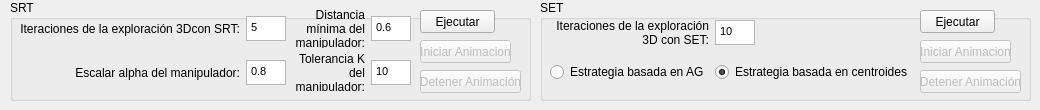
    <widget class="QWidget" name="tab_2">
     <attribute name="title">
      <string>Opciones de Exploracion 3D</string>
     </attribute>
     <widget class="QGroupBox" name="groupBox">
      <property name="geometry">
       <rect>
        <x>10</x>
        <y>0</y>
        <width>521</width>
        <height>101</height>
       </rect>
      </property>
      <property name="title">
       <string>SRT</string>
      </property>
      <widget class="QWidget" name="gridLayoutWidget_3">
       <property name="geometry">
        <rect>
         <x>10</x>
         <y>10</y>
         <width>391</width>
         <height>81</height>
        </rect>
       </property>
       <layout class="QGridLayout" name="gridLayout_3">
        <item row="0" column="2">
         <widget class="QLabel" name="label_20">
          <property name="text">
           <string>Distancia mínima del manipulador:</string>
          </property>
          <property name="alignment">
           <set>Qt::AlignRight|Qt::AlignTrailing|Qt::AlignVCenter</set>
          </property>
          <property name="wordWrap">
           <bool>true</bool>
          </property>
         </widget>
        </item>
        <item row="1" column="2">
         <widget class="QLabel" name="label_22">
          <property name="text">
           <string>Tolerancia K del manipulador:</string>
          </property>
          <property name="alignment">
           <set>Qt::AlignRight|Qt::AlignTrailing|Qt::AlignVCenter</set>
          </property>
          <property name="wordWrap">
           <bool>true</bool>
          </property>
         </widget>
        </item>
        <item row="1" column="3">
         <widget class="QTextEdit" name="txtIMax3D">
          <property name="maximumSize">
           <size>
            <width>40</width>
            <height>25</height>
           </size>
          </property>
          <property name="html">
           <string>&lt;!DOCTYPE HTML PUBLIC &quot;-//W3C//DTD HTML 4.0//EN&quot; &quot;http://www.w3.org/TR/REC-html40/strict.dtd&quot;&gt;
&lt;html&gt;&lt;head&gt;&lt;meta name=&quot;qrichtext&quot; content=&quot;1&quot; /&gt;&lt;style type=&quot;text/css&quot;&gt;
p, li { white-space: pre-wrap; }
&lt;/style&gt;&lt;/head&gt;&lt;body style=&quot; font-family:'MS Shell Dlg 2'; font-size:8.25pt; font-weight:400; font-style:normal;&quot;&gt;
&lt;p style=&quot; margin-top:0px; margin-bottom:0px; margin-left:0px; margin-right:0px; -qt-block-indent:0; text-indent:0px;&quot;&gt;&lt;span style=&quot; font-size:8pt;&quot;&gt;10&lt;/span&gt;&lt;/p&gt;&lt;/body&gt;&lt;/html&gt;</string>
          </property>
         </widget>
        </item>
        <item row="1" column="1">
         <widget class="QTextEdit" name="txtAlpha3D">
          <property name="minimumSize">
           <size>
            <width>40</width>
            <height>25</height>
           </size>
          </property>
          <property name="maximumSize">
           <size>
            <width>40</width>
            <height>25</height>
           </size>
          </property>
          <property name="html">
           <string>&lt;!DOCTYPE HTML PUBLIC &quot;-//W3C//DTD HTML 4.0//EN&quot; &quot;http://www.w3.org/TR/REC-html40/strict.dtd&quot;&gt;
&lt;html&gt;&lt;head&gt;&lt;meta name=&quot;qrichtext&quot; content=&quot;1&quot; /&gt;&lt;style type=&quot;text/css&quot;&gt;
p, li { white-space: pre-wrap; }
&lt;/style&gt;&lt;/head&gt;&lt;body style=&quot; font-family:'MS Shell Dlg 2'; font-size:8.25pt; font-weight:400; font-style:normal;&quot;&gt;
&lt;p style=&quot; margin-top:0px; margin-bottom:0px; margin-left:0px; margin-right:0px; -qt-block-indent:0; text-indent:0px;&quot;&gt;&lt;span style=&quot; font-size:8pt;&quot;&gt;0.8&lt;/span&gt;&lt;/p&gt;&lt;/body&gt;&lt;/html&gt;</string>
          </property>
         </widget>
        </item>
        <item row="0" column="1">
         <widget class="QTextEdit" name="txtKMax3D">
          <property name="minimumSize">
           <size>
            <width>40</width>
            <height>25</height>
           </size>
          </property>
          <property name="maximumSize">
           <size>
            <width>40</width>
            <height>25</height>
           </size>
          </property>
          <property name="html">
           <string>&lt;!DOCTYPE HTML PUBLIC &quot;-//W3C//DTD HTML 4.0//EN&quot; &quot;http://www.w3.org/TR/REC-html40/strict.dtd&quot;&gt;
&lt;html&gt;&lt;head&gt;&lt;meta name=&quot;qrichtext&quot; content=&quot;1&quot; /&gt;&lt;style type=&quot;text/css&quot;&gt;
p, li { white-space: pre-wrap; }
&lt;/style&gt;&lt;/head&gt;&lt;body style=&quot; font-family:'MS Shell Dlg 2'; font-size:8.25pt; font-weight:400; font-style:normal;&quot;&gt;
&lt;p style=&quot; margin-top:0px; margin-bottom:0px; margin-left:0px; margin-right:0px; -qt-block-indent:0; text-indent:0px;&quot;&gt;&lt;span style=&quot; font-size:8pt;&quot;&gt;5&lt;/span&gt;&lt;/p&gt;&lt;/body&gt;&lt;/html&gt;</string>
          </property>
         </widget>
        </item>
        <item row="0" column="3">
         <widget class="QTextEdit" name="txtDMin3D">
          <property name="minimumSize">
           <size>
            <width>40</width>
            <height>25</height>
           </size>
          </property>
          <property name="maximumSize">
           <size>
            <width>40</width>
            <height>25</height>
           </size>
          </property>
          <property name="html">
           <string>&lt;!DOCTYPE HTML PUBLIC &quot;-//W3C//DTD HTML 4.0//EN&quot; &quot;http://www.w3.org/TR/REC-html40/strict.dtd&quot;&gt;
&lt;html&gt;&lt;head&gt;&lt;meta name=&quot;qrichtext&quot; content=&quot;1&quot; /&gt;&lt;style type=&quot;text/css&quot;&gt;
p, li { white-space: pre-wrap; }
&lt;/style&gt;&lt;/head&gt;&lt;body style=&quot; font-family:'MS Shell Dlg 2'; font-size:8.25pt; font-weight:400; font-style:normal;&quot;&gt;
&lt;p style=&quot; margin-top:0px; margin-bottom:0px; margin-left:0px; margin-right:0px; -qt-block-indent:0; text-indent:0px;&quot;&gt;&lt;span style=&quot; font-size:8pt;&quot;&gt;0.6&lt;/span&gt;&lt;/p&gt;&lt;/body&gt;&lt;/html&gt;</string>
          </property>
         </widget>
        </item>
        <item row="1" column="0">
         <widget class="QLabel" name="label_19">
          <property name="text">
           <string>Escalar alpha del manipulador:</string>
          </property>
          <property name="alignment">
           <set>Qt::AlignRight|Qt::AlignTrailing|Qt::AlignVCenter</set>
          </property>
          <property name="wordWrap">
           <bool>true</bool>
          </property>
         </widget>
        </item>
        <item row="0" column="0">
         <widget class="QLabel" name="label_21">
          <property name="text">
           <string>Iteraciones de la exploración 3Dcon SRT:</string>
          </property>
          <property name="alignment">
           <set>Qt::AlignRight|Qt::AlignTrailing|Qt::AlignVCenter</set>
          </property>
          <property name="wordWrap">
           <bool>false</bool>
          </property>
         </widget>
        </item>
       </layout>
      </widget>
      <widget class="QPushButton" name="pushButton_3">
       <property name="geometry">
        <rect>
         <x>410</x>
         <y>10</y>
         <width>75</width>
         <height>23</height>
        </rect>
       </property>
       <property name="text">
        <string>Ejecutar</string>
       </property>
      </widget>
      <widget class="QPushButton" name="btnIniciarAnimacion3D">
       <property name="enabled">
        <bool>false</bool>
       </property>
       <property name="geometry">
        <rect>
         <x>410</x>
         <y>40</y>
         <width>91</width>
         <height>23</height>
        </rect>
       </property>
       <property name="text">
        <string>Iniciar Animacion</string>
       </property>
      </widget>
      <widget class="QPushButton" name="btnDetenerAnimacion3D">
       <property name="enabled">
        <bool>false</bool>
       </property>
       <property name="geometry">
        <rect>
         <x>410</x>
         <y>70</y>
         <width>101</width>
         <height>23</height>
        </rect>
       </property>
       <property name="text">
        <string>Detener Animación</string>
       </property>
      </widget>
     </widget>
     <widget class="QGroupBox" name="groupBox_2">
      <property name="geometry">
       <rect>
        <x>540</x>
        <y>0</y>
        <width>491</width>
        <height>101</height>
       </rect>
      </property>
      <property name="title">
       <string>SET</string>
      </property>
      <widget class="QWidget" name="gridLayoutWidget_5">
       <property name="geometry">
        <rect>
         <x>10</x>
         <y>10</y>
         <width>361</width>
         <height>81</height>
        </rect>
       </property>
       <layout class="QGridLayout" name="gridLayout_5">
        <item row="0" column="0">
         <widget class="QLabel" name="label_23">
          <property name="text">
           <string>Iteraciones de la exploración 3D con SET:</string>
          </property>
          <property name="alignment">
           <set>Qt::AlignRight|Qt::AlignTrailing|Qt::AlignVCenter</set>
          </property>
          <property name="wordWrap">
           <bool>true</bool>
          </property>
         </widget>
        </item>
        <item row="0" column="1">
         <widget class="QTextEdit" name="txtIteracionesSET">
          <property name="maximumSize">
           <size>
            <width>40</width>
            <height>25</height>
           </size>
          </property>
          <property name="html">
           <string>&lt;!DOCTYPE HTML PUBLIC &quot;-//W3C//DTD HTML 4.0//EN&quot; &quot;http://www.w3.org/TR/REC-html40/strict.dtd&quot;&gt;
&lt;html&gt;&lt;head&gt;&lt;meta name=&quot;qrichtext&quot; content=&quot;1&quot; /&gt;&lt;style type=&quot;text/css&quot;&gt;
p, li { white-space: pre-wrap; }
&lt;/style&gt;&lt;/head&gt;&lt;body style=&quot; font-family:'MS Shell Dlg 2'; font-size:8.25pt; font-weight:400; font-style:normal;&quot;&gt;
&lt;p style=&quot; margin-top:0px; margin-bottom:0px; margin-left:0px; margin-right:0px; -qt-block-indent:0; text-indent:0px;&quot;&gt;&lt;span style=&quot; font-size:8pt;&quot;&gt;10&lt;/span&gt;&lt;/p&gt;&lt;/body&gt;&lt;/html&gt;</string>
          </property>
         </widget>
        </item>
        <item row="1" column="0">
         <widget class="QRadioButton" name="radioEstrategiaAG">
          <property name="text">
           <string>Estrategia basada en AG</string>
          </property>
          <property name="checked">
           <bool>false</bool>
          </property>
         </widget>
        </item>
        <item row="1" column="1">
         <widget class="QRadioButton" name="radioEstrategiaCentroides">
          <property name="text">
           <string>Estrategia basada en centroides</string>
          </property>
          <property name="checked">
           <bool>true</bool>
          </property>
         </widget>
        </item>
       </layout>
      </widget>
      <widget class="QPushButton" name="btnIniciarAnimacionSET">
       <property name="enabled">
        <bool>false</bool>
       </property>
       <property name="geometry">
        <rect>
         <x>380</x>
         <y>40</y>
         <width>91</width>
         <height>23</height>
        </rect>
       </property>
       <property name="text">
        <string>Iniciar Animacion</string>
       </property>
      </widget>
      <widget class="QPushButton" name="btnEjecutarSET">
       <property name="geometry">
        <rect>
         <x>380</x>
         <y>10</y>
         <width>75</width>
         <height>23</height>
        </rect>
       </property>
       <property name="text">
        <string>Ejecutar</string>
       </property>
      </widget>
      <widget class="QPushButton" name="btnDetenerAnimacionSET">
       <property name="enabled">
        <bool>false</bool>
       </property>
       <property name="geometry">
        <rect>
         <x>380</x>
         <y>70</y>
         <width>101</width>
         <height>23</height>
        </rect>
       </property>
       <property name="text">
        <string>Detener Animación</string>
       </property>
      </widget>
     </widget>
    </widget>
